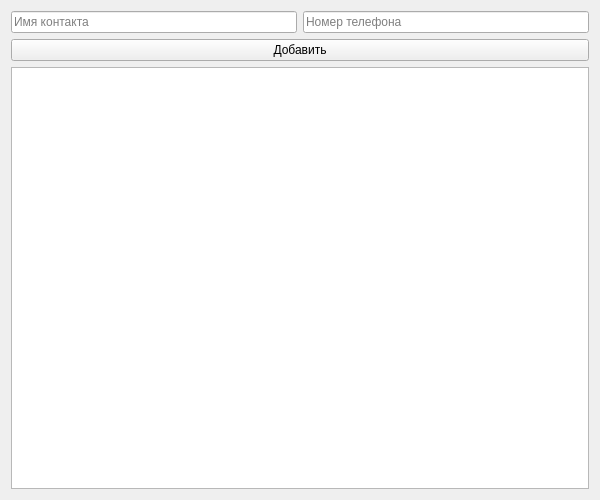
<?xml version="1.0" encoding="UTF-8"?>
<ui version="4.0">
 <class>AddressBookApp</class>
 <widget class="QWidget" name="AddressBookApp">
  <property name="geometry">
   <rect>
    <x>0</x>
    <y>0</y>
    <width>600</width>
    <height>500</height>
   </rect>
  </property>
  <property name="windowTitle">
   <string>Записная книжка</string>
  </property>
  <layout class="QVBoxLayout" name="main_layout">
   <item>
    <layout class="QHBoxLayout" name="input_layout">
     <item>
      <widget class="QLineEdit" name="name_input">
       <property name="placeholderText">
        <string>Имя контакта</string>
       </property>
      </widget>
     </item>
     <item>
      <widget class="QLineEdit" name="phone_input">
       <property name="maxLength">
        <number>12</number>
       </property>
       <property name="placeholderText">
        <string>Номер телефона</string>
       </property>
      </widget>
     </item>
    </layout>
   </item>
   <item>
    <widget class="QPushButton" name="add_button">
     <property name="text">
      <string>Добавить</string>
     </property>
    </widget>
   </item>
   <item>
    <widget class="QListWidget" name="contact_list"/>
   </item>
  </layout>
 </widget>
 <resources/>
 <connections/>
</ui>
